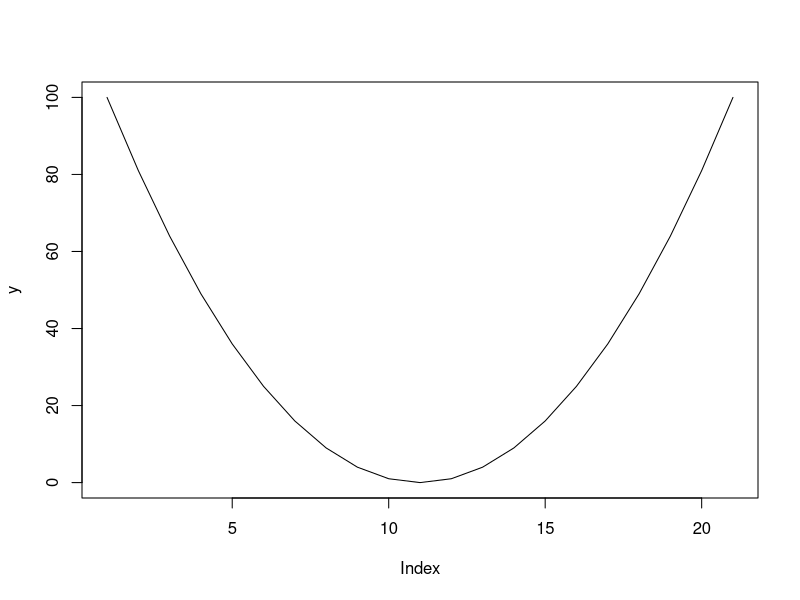

The R source for this figure:
# Use this file to play around and test things
# See also example1.R file for working example from instructions



# delete the lines below and add your own test

x<-(-10:10)  # Set x up as a vector on integers (-10, -9,..., 9, 10)
y<-x^2       # set y as a vector whose values are square of x values
plot(y,type="l") # This will print a plot of y

# Once you have sourced this file you can type x and y in the console window below
# This will show you the values of x and y that have been defined above
